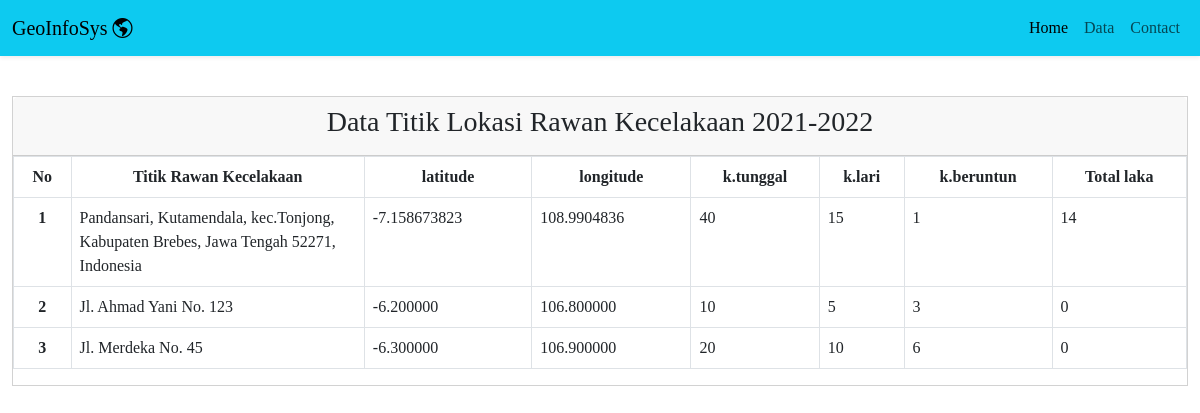
The app's page /data.php with its own data.
### tables this page shows
CREATE TABLE `location` (
  `id` varchar(255) NOT NULL,
  `name` varchar(255) DEFAULT NULL,
  `address` varchar(255) DEFAULT NULL,
  `latitude` varchar(255) DEFAULT NULL,
  `longitude` varchar(255) DEFAULT NULL,
  `k_tunggal` int(11) DEFAULT NULL,
  `k_lari` int(11) DEFAULT NULL,
  `k_beruntun` int(11) DEFAULT NULL,
  `total_laka` int(11) NOT NULL,
  `negara` varchar(255) DEFAULT NULL,
  `provinsi` varchar(255) DEFAULT NULL,
  `kabupaten` varchar(255) DEFAULT NULL,
  `kecamatan` varchar(255) DEFAULT NULL,
  `description` varchar(255) DEFAULT NULL
);

### function.php (called while the page is built, shortened)
<?php
  $host = "localhost";
  $user = "root";
  $pass = "";
  $db = "geo_info_sys";
  try {
    $conn = mysqli_connect("$host", "$user", "$pass", "$db");
  } catch (PDOException $e) {
    die ("Koneksi Gagal: " . $e->getMessage());
  }
  function query($query) {
    global $conn;
    $result = mysqli_query($conn, $query);
    $rows = [];
    while ($row = mysqli_fetch_assoc($result)) {
      $rows[] = $row;
    }
    return $rows;
  }

### data.php (the view, shortened to what this page needs)
<?php
include 'function.php';
$locations = query("SELECT * FROM `location`");
?>
<!DOCTYPE html>
<html lang="en">
<head>
  <link href="https://cdn.jsdelivr.net/npm/bootstrap@5.3.0/dist/css/bootstrap.min.css" rel="stylesheet" />
  <link rel="stylesheet" href="https://unpkg.com/leaflet/dist/leaflet.css" />
  <link rel="stylesheet" href="css/style.css" />
</head>
<body>
  <?php include 'navbar.php' ?>
  <section id="data">
    <div class="container-fluid p-4">
      <div class="row card rounded-0 mt-3">
        <div class="card-header">
          <div class="container-fluid">
            <div class="row">
              <div class="col-md-12 text-center">
                <h3>Data Titik Lokasi Rawan Kecelakaan 2021-2022</h3>
              </div>
            </div>
          </div>
        </div>
        <div class="card-body p-0">
          <div class="table-responsive">
            <table class="table table-bordered">
              <thead>
                <tr class="text-center">
                  <th scope="col">No</th>
                  <th scope="col" class="col-3">Titik Rawan Kecelakaan</th>
                  <th scope="col">latitude</th>
                  <th scope="col">longitude</th>
                  <th scope="col">k.tunggal</th>
                  <th scope="col">k.lari</th>
                  <th scope="col">k.beruntun</th>
                  <th scope="col">Total laka</th>
                </tr>
              </thead>
              <tbody>
                <?php foreach ($locations as $key => $location) : ?>
                  <tr>
                    <th scope="row" class="text-center"><?= $key+1 ?></th>
                    <td><?= $location['address'] ?></td>
                    <td><?= $location['latitude'] ?></td>
                    <td><?= $location['longitude'] ?></td>
                    <td><?= $location['k_tunggal'] ?></td>
                    <td><?= $location['k_lari'] ?></td>
                    <td><?= $location['k_beruntun'] ?></td>
                    <td><?= $location['total_laka'] ?></td>
                  </tr>
                <?php endforeach ?>
              </tbody>
            </table>
          </div>
        </div>
      </div>
    </div>
  </section>
</body>
</html>

### navbar.php (shortened to what this page needs)
<nav class="navbar navbar-expand-lg bg-info shadow-sm">
  <div class="container-fluid">
    <a class="navbar-brand" href="index.php">GeoInfoSys <i class="bi bi-globe-americas"></i></a>
    <div class="collapse navbar-collapse justify-content-end" id="navbarNav">
      <ul class="navbar-nav">
        <li class="nav-item">
          <a class="nav-link active" aria-current="page" href="index.php">Home</a>
        </li>
        <li class="nav-item">
          <a class="nav-link" href="data.php">Data</a>
        </li>
        <li class="nav-item">
          <a class="nav-link" href="contact.php">Contact</a>
        </li>
      </ul>
    </div>
  </div>
</nav>

### css/style.css (style rules this page uses)
h1,h3 { font-family: "PT Serif", serif; }
table { font-family: "Comfortaa", cursive; }
a { font-family: "Comfortaa", cursive; }

### records on screen
location: address "Pandansari, Kutamendala, kec.Tonjong, Kabupaten Brebes, Jawa Tengah 52271, Indonesia", latitude "-7.158673823", longitude "108.9904836", k_tunggal "40", k_lari "15", k_beruntun "1", total_laka "14"
location: address "Jl. Ahmad Yani No. 123", latitude "-6.200000", longitude "106.800000", k_tunggal "10", k_lari "5", k_beruntun "3", total_laka "0"
location: address "Jl. Merdeka No. 45", latitude "-6.300000", longitude "106.900000", k_tunggal "20", k_lari "10", k_beruntun "6", total_laka "0"
